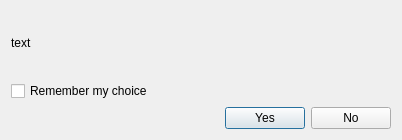
<?xml version="1.0" encoding="UTF-8"?>
<ui version="4.0">
 <class>make_default_ui</class>
 <widget class="QDialog" name="make_default_ui">
  <property name="geometry">
   <rect>
    <x>0</x>
    <y>0</y>
    <width>402</width>
    <height>140</height>
   </rect>
  </property>
  <property name="maximumSize">
   <size>
    <width>16777215</width>
    <height>140</height>
   </size>
  </property>
  <property name="windowTitle">
   <string>Dialog</string>
  </property>
  <layout class="QVBoxLayout" name="verticalLayout">
   <item>
    <widget class="QLabel" name="label">
     <property name="text">
      <string>text</string>
     </property>
    </widget>
   </item>
   <item>
    <widget class="QCheckBox" name="choise">
     <property name="text">
      <string>Remember my choice</string>
     </property>
    </widget>
   </item>
   <item>
    <layout class="QHBoxLayout" name="horizontalLayout">
     <item>
      <spacer name="horizontalSpacer">
       <property name="orientation">
        <enum>Qt::Horizontal</enum>
       </property>
       <property name="sizeHint" stdset="0">
        <size>
         <width>40</width>
         <height>20</height>
        </size>
       </property>
      </spacer>
     </item>
     <item>
      <widget class="QPushButton" name="button_yes">
       <property name="text">
        <string>Yes</string>
       </property>
      </widget>
     </item>
     <item>
      <widget class="QPushButton" name="button_no">
       <property name="text">
        <string>No</string>
       </property>
      </widget>
     </item>
    </layout>
   </item>
  </layout>
 </widget>
 <resources/>
 <connections/>
</ui>
